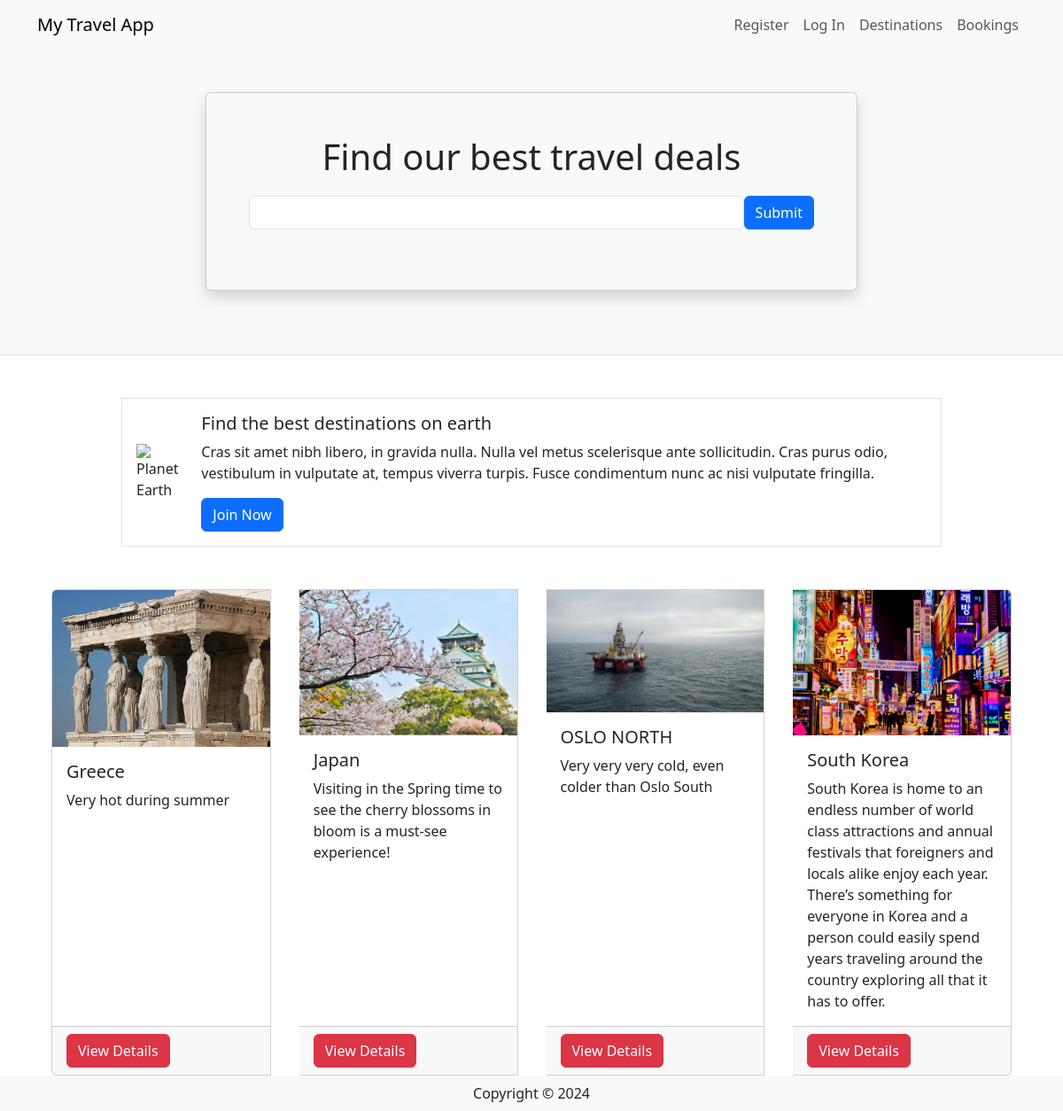
The page / on the database its author committed.
### travel/models.py (models this page shows, shortened)
class Destination(db.Model):
    __tablename__ = 'destinations'
    id = db.Column(db.Integer, primary_key=True)
    name = db.Column(db.String(80))
    description = db.Column(db.String(200))
    image = db.Column(db.String(400))
    currency = db.Column(db.String(3))
    comments = db.relationship('Comment', backref='destination')

### travel/views.py (the view)
@mainbp.route('/')
def index():
    destinations = db.session.scalars(db.select(Destination)).all()
    return render_template('index.html', destinations=destinations)

### travel/templates/index.html
{% extends 'base.html' %}
{% block header %}
      <div class="container">
         <div class="row justify-content-center mt-5 pb-4">
            <div class="col-md-8">
               <div class="card shadow p-5 mb-5 bg-light">
                  <h1 class="text-center mb-3">Find our best travel deals</h1>
                  <form class="form-inline d-flex flex-nowrap" action="{{url_for('main.search')}}" >
                     <input type="text" name="search" class="form-control flex-grow-1 my-1 mr-sm-2" id="SearchForm">
                     <button type="submit" class="flex-shrink-1 btn btn-primary my-1">Submit</button>
                   </form>
               </div>
            </div>
         </div>
      </div>
{% endblock %}
{% block content %}
      <div class="container">
         <div class="row mt-5 mb-5 justify-content-center">
            <div class="col-md-10">
               <div class="media border p-3 d-flex justify-content-start">
                  <img class="align-self-center me-3" style="max-width:120px"
                     src="https://upload.wikimedia.org/wikipedia/commons/thumb/2/22/Earth_Western_Hemisphere_transparent_background.png/600px-Earth_Western_Hemisphere_transparent_background.png"
                     alt="Planet Earth">
                  <div class="align-self-center media-body">
                     <h5 class="mt-0">Find the best destinations on earth</h5>
                     <p class="d-none d-sm-block">Cras sit amet nibh libero, in gravida nulla. Nulla vel metus
                        scelerisque ante sollicitudin. Cras purus odio, vestibulum in vulputate at, tempus viverra
                        turpis. Fusce condimentum nunc ac nisi vulputate fringilla.</p>
                     <a href="#" class="btn btn-primary">Join Now</a>
                  </div>
               </div>
            </div>
         </div>
         <div class="card-group">
            {% for destination in destinations %}
            <div class="card mx-3">
               <img class="card-img-top"
                  src="{{ destination.image }}" alt="destination picture">
               <div class="card-body">
                  <h5 class="card-title">{{ destination.name }}</h5>
                  <p class="card-text">{{ destination.description }}</p>
               </div>
               <div class="card-footer"><a href="{{ url_for('destination.show', id=destination.id) }}" class ="btn btn-danger"> View Details </a></div>
            </div>
            {% endfor %}
         </div>
      </div>
{% endblock %}

### travel/templates/base.html (shortened to what this page needs)
<html>
<head>
   <link href="https://cdn.jsdelivr.net/npm/bootstrap@5.3.2/dist/css/bootstrap.min.css" rel="stylesheet">
</head>
<body>
   <header class="bg-light border-bottom">
      <nav class="navbar navbar-expand-lg navbar-light bg-light">
         <div class="container">
            <a href="/" class="navbar-brand">My Travel App</a>
            <div class="collapse navbar-collapse justify-content-end" id="navbarSupportedContent">
               <div class="navbar-nav ml-auto">
                  {% if current_user.is_authenticated %}
                     <a class="nav-item nav-link disabled text-muted" href="#">Welcome {{current_user.name}}</a>
                     <a class="nav-item nav-link" href="{{ url_for('auth.logout') }}">Log Out</a>
                  {% else %}
                     <a class="nav-item nav-link" href="{{ url_for('auth.register') }}">Register</a>
                     <a class="nav-item nav-link" href="{{ url_for('auth.login') }}">Log In</a>
                  {% endif %}
                  <a class="nav-item nav-link" href="{{ url_for('destination.create') }}">Destinations</a>
                  <a class="nav-item nav-link" href="#">Bookings</a>
               </div>
            </div>
         </div>
      </nav>
      {% block header %}
      {% endblock %}
   </header>
   {% block content %}
   {% endblock %}
    <footer class="footer">
        <div class="text-center py-2 bg-light">
            <span class="text-dark">Copyright &copy; {{ year }}</span>
        </div>
    </footer>
   </body>
</html>

### rows shown on the page
Destination: image (picture), name "Greece", description "Very hot during summer"
Destination: image (picture), name "Japan", description "Visiting in the Spring time to see the cherry blossoms in bloom is a must-see experience!"
Destination: image (picture), name "OSLO NORTH", description "Very very very cold, even colder than Oslo South"
Destination: image (picture), name "South Korea", description "South Korea is home to an endless number of world class attractions and annual festivals that foreigners and locals alike enjoy each year. There’s something for everyone in Korea and a person could easily spend years traveling around the country exploring all that it has to offer."
